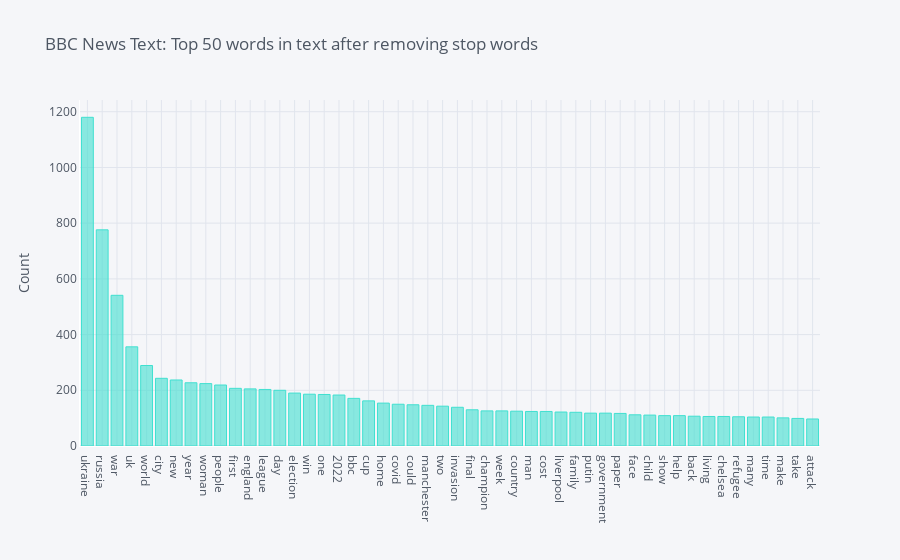

The cell this chart's notebook holds for it:
### Code cell
def get_top_n_words(corpus, n=None):
    vec = CountVectorizer().fit(corpus)
    bag_of_words = vec.transform(corpus)
    sum_words = bag_of_words.sum(axis=0) 
    words_freq = [(word, sum_words[0, idx]) for word, idx in vec.vocabulary_.items()]
    words_freq =sorted(words_freq, key = lambda x: x[1], reverse=True)
    return words_freq[:n]

common_words = get_top_n_words(bbc_df['Text'], 50)

for word, freq in common_words:
    print(word, freq)
df1 = pd.DataFrame(common_words, columns = ['ReviewText' , 'count'])
df1.groupby('ReviewText').sum()['count'].sort_values(ascending=False).iplot(kind='bar', color = 'turquoise', yTitle='Count', linecolor='white', title='BBC News Text: Top 50 words in text after removing stop words')

### Figure 1 — Plotly figure (JSON) as saved in the notebook; plotly's stock layout.template omitted (floating-point values rounded to 4 significant figures)
{"data": [{"marker": {"color": "rgba(64, 224, 208, 0.6)", "line": {"color": "rgba(64, 224, 208, 1.0)", "width": 1}}, "name": "count", "orientation": "v", "text": "", "type": "bar", "x": ["ukraine", "russia", "war", "uk", "world", "city", "new", "year", "woman", "people", "first", "england", "league", "day", "election", "win", "one", "2022", "bbc", "cup", "home", "covid", "could", "manchester", "two", "invasion", "final", "champion", "week", "country", "man", "cost", "liverpool", "family", "putin", "government", "paper", "face", "child", "show", "help", "back", "living", "chelsea", "refugee", "many", "time", "make", "take", "attack"], "y": [1180, 776, 541, 356, 289, 243, 237, 227, 224, 219, 207, 205, 203, 200, 190, 186, 185, 183, 171, 162, 154, 150, 148, 146, 143, 139, 130, 126, 126, 125, 124, 124, 122, 121, 118, 118, 117, 112, 111, 109, 109, 107, 106, 106, 105, 104, 104, 101, 99, 97]}], "layout": {"legend": {"bgcolor": "#F5F6F9", "font": {"color": "#4D5663"}}, "paper_bgcolor": "#F5F6F9", "plot_bgcolor": "#F5F6F9", "title": {"font": {"color": "#4D5663"}, "text": "BBC News Text: Top 50 words in text after removing stop words"}, "xaxis": {"gridcolor": "#E1E5ED", "linecolor": "white", "showgrid": true, "tickfont": {"color": "#4D5663"}, "title": {"font": {"color": "#4D5663"}, "text": ""}, "zerolinecolor": "#E1E5ED"}, "yaxis": {"gridcolor": "#E1E5ED", "linecolor": "white", "showgrid": true, "tickfont": {"color": "#4D5663"}, "title": {"font": {"color": "#4D5663"}, "text": "Count"}, "zerolinecolor": "#E1E5ED"}}}
